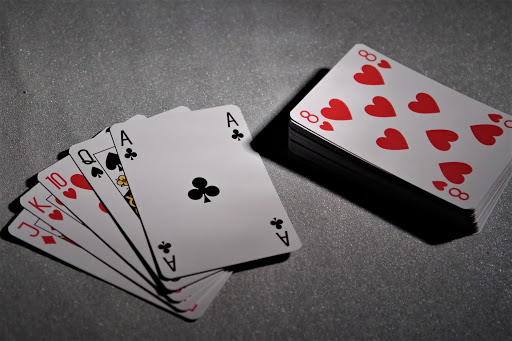
#> input picture Resources/cardd.jpg, 512 x 341 px, given in place of video, which was not available
$ python realtime_color_detection.py
#> lines starting #> are read from the running program, lines starting #| are printed output that depends on the picture; after the words box and inside, x2 and y2 are one past the last pixel; in counts of white or black regions, pixels touching at a corner belong together; pictures that were not available may be replaced by others from this repository, and a replacement may not be noted
import cv2
import numpy as np

frameWidth = 640
frameHeight = 480
address = "https://192.168.0.104:8080/video"
#address = 0
cap = cv2.VideoCapture(address)
cap.set(3, frameWidth)
cap.set(4, frameHeight)

def empty(a):
    pass

cv2.namedWindow("HSV")
cv2.resizeWindow("HSC", 640, 240)
cv2.createTrackbar("HUE Min", "HSV", 0,179, empty)
#> slider 'HUE Min' is set to 35
cv2.createTrackbar("HUE Max", "HSV", 179,179, empty)
cv2.createTrackbar("SAT Min", "HSV", 0,255, empty)
#> slider 'SAT Min' is set to 51
cv2.createTrackbar("SAT Max", "HSV", 255,255, empty)
cv2.createTrackbar("VALUE Min", "HSV", 0,255, empty)
#> slider 'VALUE Min' is set to 51
cv2.createTrackbar("VALUE Max", "HSV", 255,255, empty)

while True:
    _, img = cap.read()
#> img is the input picture: shape (341, 512, 3); mean B, G, R 100.7, 98.7, 105.4
    img = cv2.resize(img, (380,300))
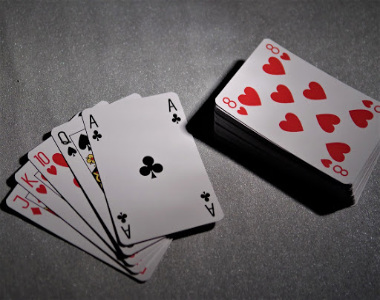
#> img: shape (300, 380, 3); mean B, G, R 100.6, 98.6, 105.3
    imgHSV = cv2.cvtColor(img, cv2.COLOR_BGR2HSV)
#> imgHSV: shape (300, 380, 3); mean H, S, V 119.8, 17.7, 105.7

    h_min = cv2.getTrackbarPos("HUE Min", "HSV")
    h_max = cv2.getTrackbarPos("HUE Max", "HSV")
    s_min = cv2.getTrackbarPos("SAT Min", "HSV")
    s_max = cv2.getTrackbarPos("SAT Max", "HSV")
    v_min = cv2.getTrackbarPos("VALUE Min", "HSV")
    v_max = cv2.getTrackbarPos("VALUE Max", "HSV")

    lower = np.array([h_min, s_min, v_min])
    upper = np.array([h_max, s_max, v_max])
    mask = cv2.inRange(imgHSV, lower, upper)
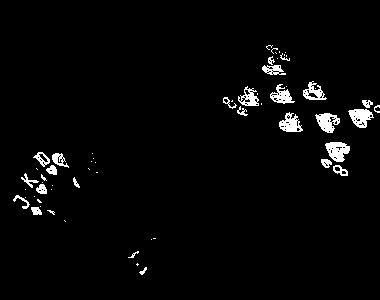
#> mask: shape (300, 380); 2.8% white; 60 white regions (34 under 20 px), largest, box (x1, y1, x2, y2) and area: (325, 142, 350, 162) 329, (348, 109, 374, 128) 302, (315, 113, 340, 133) 295
    result = cv2.bitwise_and(img, img, mask=mask)
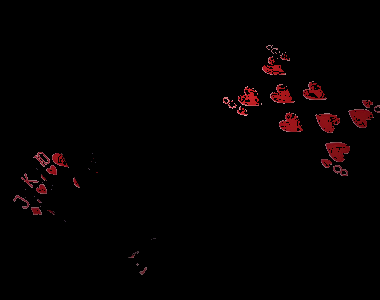
#> result: shape (300, 380, 3); mean B, G, R 1.3, 1.1, 4.1

    mask = cv2.cvtColor(mask, cv2.COLOR_GRAY2BGR)
    hstack = np.hstack([img, mask, result])
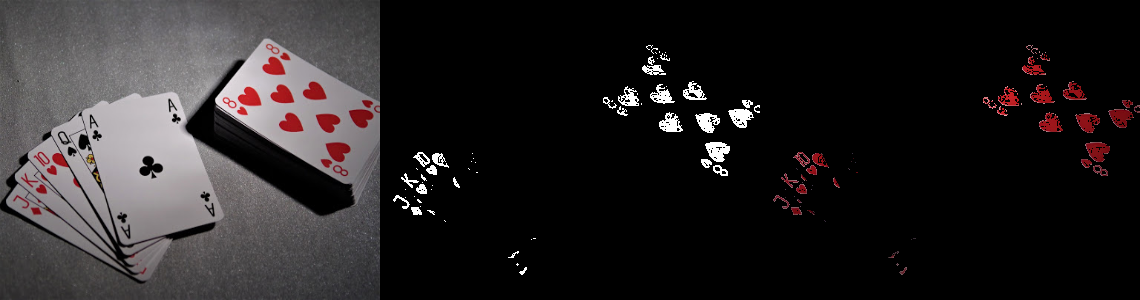
#> hstack: shape (300, 1140, 3); mean B, G, R 36.3, 35.6, 38.8

    # [4 lines of commented-out code are left out]
    cv2.imshow("Horizontal Stack Image", hstack)
    if cv2.waitKey(1) & 0xFF == ord('q'):
#> (key q is pressed here)
        break

cap.release()
cv2.destroyAllWindows()

$ run again, on Resources/road.jpg
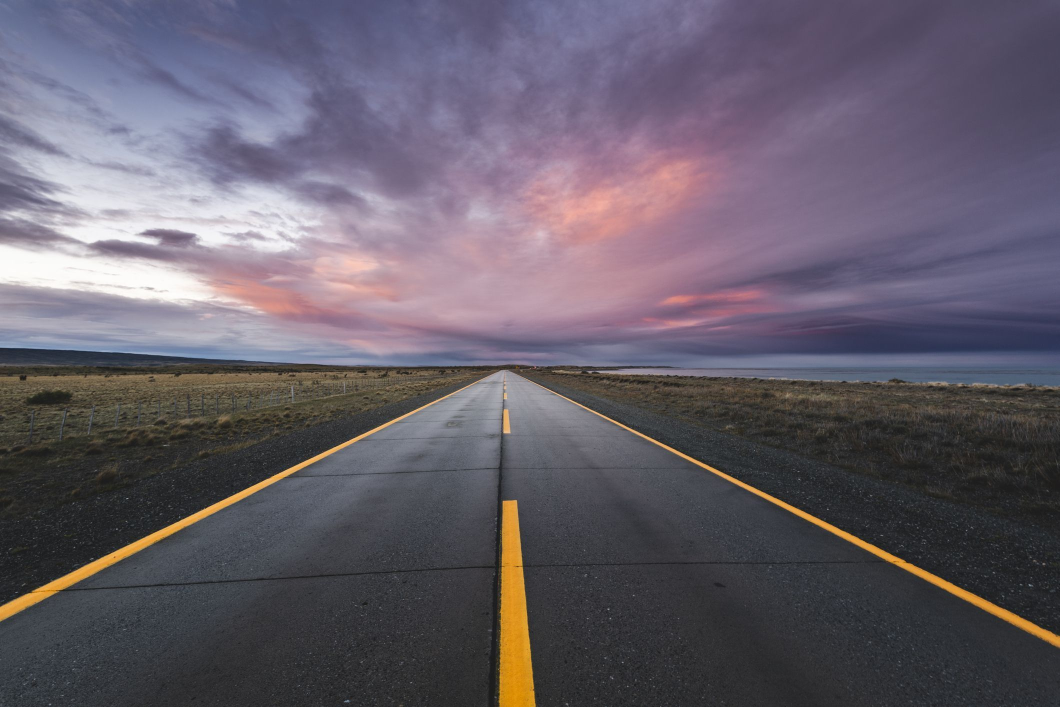
#> input picture Resources/road.jpg, 2119 x 1414 px, given in place of video, which was not available (shown at 1/2 size)
#> img is the input picture: shape (1414, 2119, 3); mean B, G, R 105.2, 93.4, 100.3
#> img: shape (300, 380, 3)
#> imgHSV: shape (300, 380, 3); mean H, S, V 109.5, 44.9, 111.4
#> `mask = cv2.inRange(imgHSV, lower, upper)`:
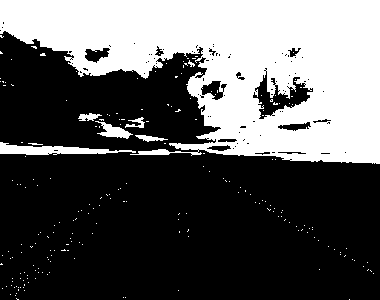
#> mask: shape (300, 380); 35.3% white; 216 white regions (208 under 20 px), largest, box (x1, y1, x2, y2) and area: (0, 0, 380, 164) 38405, (0, 142, 136, 155) 867, (95, 121, 133, 139) 296
#> `hstack = np.hstack([img, mask, result])`:
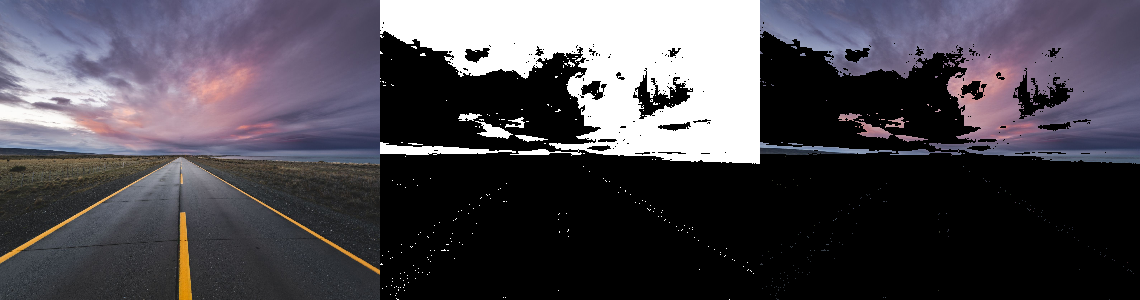
#> hstack: shape (300, 1140, 3); mean B, G, R 80.2, 73, 76.5
